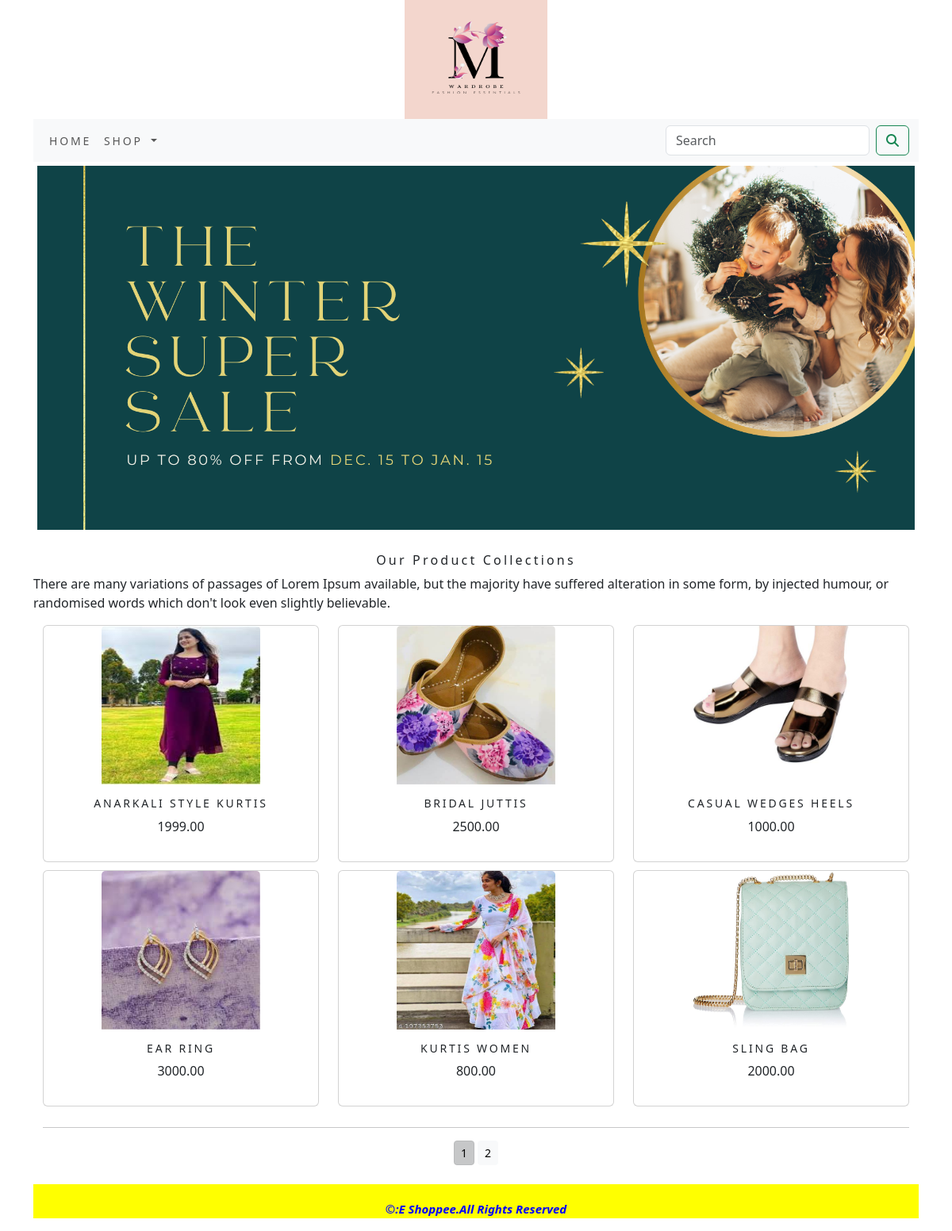
The app's page /shop/ with its own data.
### shop/models.py (models this page shows, shortened)
class Product(models.Model):
    name = models.CharField(max_length=250, unique=True)
    slug = models.SlugField(max_length=250, unique=True)
    description = models.TextField(blank=True)
    image = models.ImageField(upload_to='product', blank=True)
    price=models.DecimalField(max_digits=10,decimal_places=2)
    category=models.ForeignKey(Category,on_delete=models.CASCADE)
    stock=models.IntegerField()
    available=models.BooleanField(default=True)
    created=models.DateTimeField(auto_now_add=True)
    updated=models.DateTimeField(auto_now=True)
    def get_url(self):
        return reverse('shop:prodCatdetail',args=[self.category.slug,self.slug])
    class Meta:
        ordering=('name',)
        verbose_name='product'
        verbose_name_plural='products'

### shop/views.py (the view)
# urls.py: path('',views.allProdCat,name='allProdCat'),
def allProdCat(request,c_slug=None):
    c_page=None
    products_list=None
    if c_slug!=None:
        c_page=get_object_or_404(Category,slug=c_slug)
        products_list=Product.objects.all().filter(category=c_page,available=True)
    else:
        products_list=Product.objects.all().filter(available=True)
    paginator=Paginator(products_list,6)
    try:
        page=int(request.GET.get('page','1'))
    except:
        page=1
    try:
        products=paginator.page(page)
    except (EmptyPage,InvalidPage):
        products=paginator.page(paginator.num_pages)
    return render(request,"category.html",{'category':c_page,'products':products})

### cart/context_processors.py (called while the page is built)
def counter(request):
    item_count=0
    if 'admin' in request.path:
        return {}
    else:
        try:
            cart=Cart.objects.filter(cart_id=_cart_id(request))
            cart_items=CartItem.objects.all().filter(cart=cart[:1])
            for cart_item in cart_items:
                item_count += cart_item.quantity
        except Cart.DoesNotExist:
            item_count = 0
    return dict(item_count=item_count)

### cart/views.py (called while the page is built)
def _cart_id(request):
    cart=request.session.session_key
    if not cart:
        cart=request.session.create()
    return cart

### shop/context_processors.py (called while the page is built)
def menu_links(request):
    links=Category.objects.all()
    return dict(links=links)

### templates/category.html (shortened to what this page needs)
{% extends 'base.html' %}
{% load static %}
{% block content %}
<div class="mx_auto">
  {% if category %}
  <img class="my_image" src="{{category.img.url}}" alt="{{category.name}}">
</div>
<br>
<div>
    <h1 class="text-center my_title">{{category.name}}</h1>
    <p class="text-justify">{{category.description}}</p>
</div>
  {% else %}
<div>
  <img class="my_image my_image_padding" src="{% static 'img/banner.png' %}" alt="our products" height="600px" width="3500px">
</div>
<br>
<div>
  <h1 class="text-center my_title">Our Product Collections</h1>
  <p class="text-justify">There are many variations of passages of Lorem Ipsum available, but the majority have suffered alteration in some form, by injected humour, or randomised words which don't look even slightly believable.</p>
</div>
  {% endif %}
<div class="container">
  <div class="row mx_auto">
    {% for product in products.object_list %}
    <div class="my_bottom_margin col-9 col-sm-12 col-md-4 col-lg-4">
      <div class="card text-center" style="min-width:18rem">
        <a href="{{product.get_url}}"> <img class="card-img-top my_image" style="width:200px;height:200px;" src="{{product.image.url}}" alt="{{product.name}}"> </a>
        <div class="card-body">
          <h4>{{product.name}}</h4>
          <p>{{product.price}}</p>
        </div>
      </div>
    </div>
    {% endfor %}
  </div>
    <div class="mx-auto">
        {% if products.paginator.num_pages > 1 %}
       <hr>
        <div class="text-center">
            {% for pg in products.paginator.page_range %}
                <a href="?page={{pg}}" class="btn btn-light btn-sm {% if products.number == pg %} active {% endif %}">{{pg}}</a>
        {% endfor %}
      </div>
        {% endif %}
    </div>
    <br>
</div>
{% endblock %}

### templates/base.html (shortened to what this page needs)
{% load static %}
<!DOCTYPE html>
<html lang="en">
<head>
    <link rel="stylesheet" href="{% static 'css/custom.css' %}">
    <link href="{% static 'css/bootstrap.min.css' %}" rel="stylesheet">
</head>
<body>
<div class="container">
  {% include 'header.html' %}
  {% include 'navbar.html' %}
  {% block content %}
  {% endblock %}
</div>
  {% include 'footer.html' %}
</body>
</html>

### templates/header.html (shortened to what this page needs)
{% load static %}
<header>
  <center>
    <img src="{% static 'img/logo.png' %}" alt="logimage" height="150px" width="180px">
  </center>
</header>

### templates/navbar.html (shortened to what this page needs)
<nav class="navbar navbar-expand-lg bg-body-tertiary">
  <div class="container-fluid">
    <div class="collapse navbar-collapse" id="navbarSupportedContent">
      <ul class="navbar-nav me-auto mb-2 mb-lg-0">
        <li class="nav-item">
          <a class="nav-link" href="#">Home</a>
        </li>
        <li class="nav-item dropdown {% if 'shop' in request.path %} active {% endif %}">
          <a class="nav-link dropdown-toggle" href="#" role="button" data-bs-toggle="dropdown" aria-expanded="false">
            Shop
          </a>
        </li>
      </ul>
      <form class="d-flex" method="GET" action="{% url 'search_app:SearchResult' %}">
        <input class="form-control me-2" type="search" placeholder="Search" aria-label="Search" name="q">
        <button class="btn btn-outline-success" type="submit"><i class="fa fa-search"> </i></button>
      </form>
    </div>
  </div>
</nav>

### templates/footer.html
<div class="footer navbar-fixed-bottom my_footer">
  <b><i>
  <p class="'text-center">&copy:E Shoppee.All Rights Reserved</p>
  </b> </i>
</div>

### static/css/custom.css (style rules this page uses)
body { font-family: 'Josefin Sans', sans-serif; font-family: 'Noto Sans', sans-serif; }
.nav-item { letter-spacing : .2em; font-size :14px; text-transform :uppercase; }
.my_footer { background-color:yellow; }
.my_footer p { padding-top:20px; font-size:15px; text-align:center; color:blue; }
.my_image { width:100%; height:100%; }
.my_title { font-size:16px; text_transform:uppercase; letter-spacing: .2em; }
.my_image_padding { padding:5px; }
.my_bottom_margin { margin-bottom:10px; }
.card-body h4 { text-transform:uppercase; font-size:14px; letter-spacing:.2em; }

### records on screen
Product: image (picture), name "ANARKALI STYLE KURTIS", price "1999.00"
Product: image (picture), name "BRIDAL JUTTIS", price "2500.00"
Product: image (picture), name "CASUAL WEDGES HEELS", price "1000.00"
Product: image (picture), name "EAR RING", price "3000.00"
Product: image (picture), name "KURTIS WOMEN", price "800.00"
Product: image (picture), name "SLING BAG", price "2000.00"

### other values on screen
{{ pg }} "1" "2"
